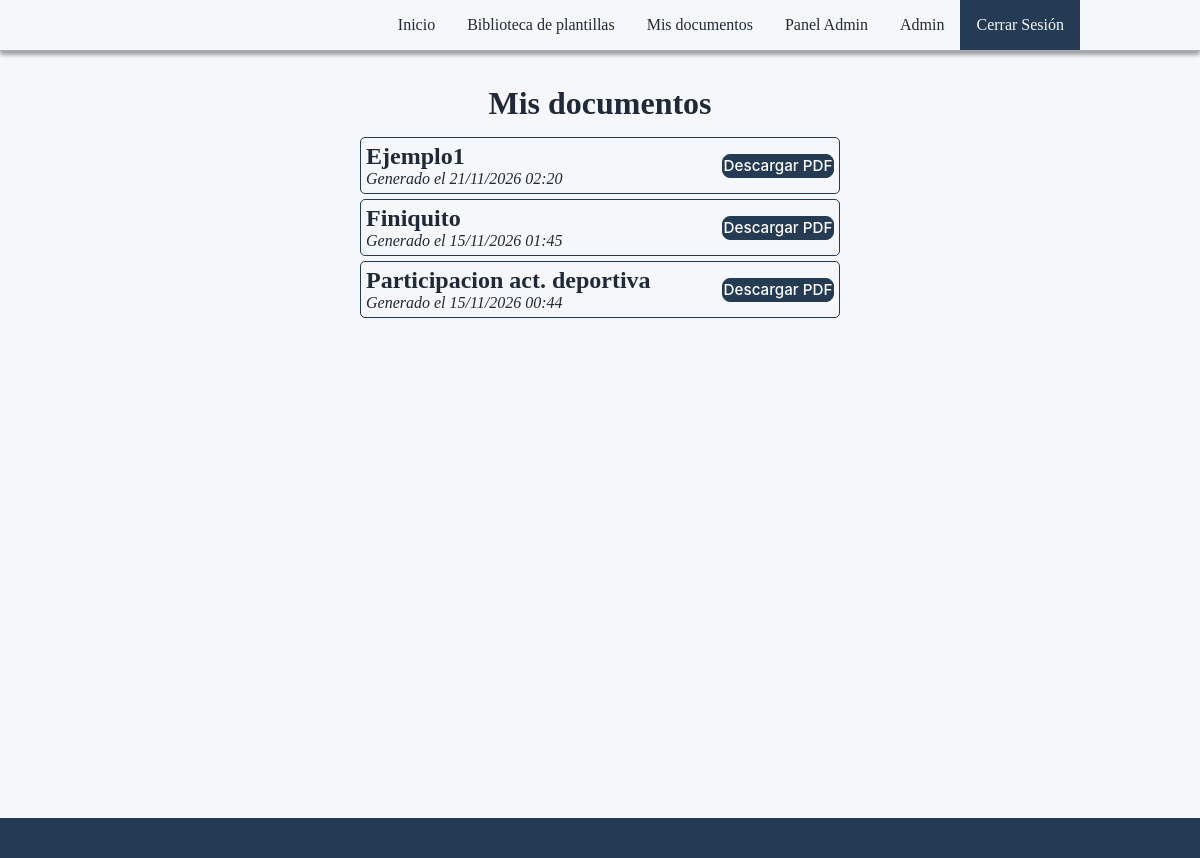
The app's page /docs/mis-documentos/ (signed in) with its own data.
### apps/documentos/models.py (models this page shows, shortened)
class Documento(models.Model):
    usuario = models.ForeignKey(
        settings.AUTH_USER_MODEL,
        on_delete=models.SET_NULL,
        null=True,
        blank=True,
        related_name='documentos_generados'
    )
    plantilla = models.ForeignKey(
        Plantilla,
        on_delete=models.PROTECT,
        related_name='documentos'
    )
    campos = models.JSONField(default=dict)
    fecha_creacion = models.DateTimeField(auto_now_add=True)

class Plantilla(models.Model):
    nombre = models.CharField(max_length=150)
    descripcion = models.TextField()
    archivo = models.FileField(upload_to='plantillas/')
    campos = models.JSONField(default=dict, null=True, blank=True)
    clausulas = models.JSONField(default=list, null=True, blank=True)
    validaciones = models.JSONField(default=list, null=True, blank=True)
    publicada = models.BooleanField(default=True)
    activa = models.BooleanField(default=True)
    version = models.PositiveIntegerField(default=1)
    plantilla_anterior = models.ForeignKey(
        'self',
        on_delete=models.PROTECT,
        null=True,
        blank=True,
        related_name='versiones'
    )
    autor = models.ForeignKey(
        settings.AUTH_USER_MODEL,
        on_delete=models.PROTECT,
        related_name='plantillas_creadas'
    )
    fecha_creacion = models.DateTimeField(auto_now_add=True)
    fecha_publicacion = models.DateTimeField(
        null=True,
        blank=True
    )
    categoria = models.ForeignKey(
        Categoria,
        on_delete=models.PROTECT,
        related_name='plantillas',
        null=True,
        blank=True
    )
    familia_id = models.UUIDField(
        default=uuid.uuid4,
        editable=False,
        db_index=True
    )

### apps/documentos/views/generacion.py (the view)
@login_required
def mis_documentos_view(request):
    documentos = request.user.documentos_generados.select_related(
        "plantilla"
    ).order_by("-fecha_creacion")
    return render(request, "../templates/mis_documentos.html", {
        "documentos": documentos
    })

### apps/documentos/templates/mis_documentos.html (shortened to what this page needs)
{% extends "base.html" %}
{%load static%}
{% block extra_css%}
<link  rel="stylesheet" href="{% static 'css/mis_documentos.css' %}">
{% endblock %}
{% block content %}
<h1 class="title">Mis documentos</h1>
{% if documentos %}
    <div class="documentos">
    {% for documento in documentos %}
        <div class="documento-container">
            <div class="left">
                <h2>{{ documento.plantilla.nombre }}</h2>
                <p class="" style="font-style: italic;">Generado el {{ documento.fecha_creacion|date:"d/m/Y H:i" }}</p>
            </div>
            <div class="right">
                <a
                    href="{% url 'documentos:descargar_documento_pdf' documento.id %}"
                    class="boton2"
                >
                    Descargar PDF
                </a>
            </div>
        </div>
    {% endfor %}
    </div>
{% else %}
    <p class="title">Aún no tienes documentos generados.</p>
{% endif %}
{% endblock %}

### static/css/base.css (style rules this page uses)
:root { --primary-color: #243B53; --background-color: #F5F7FA; --surface-color: #FFFFFF; --hover-color: #243b5362; --text-color: #1F2937; --secondary-text-color: #64748B; --primary-font-family: 'Inter', 'Arial', sans-serif; --secondary-font-family: 'Georgia', serif; --accent-color: #2563EB; --danger-btn-color: #DC2626; --success-color: #15803D; --border-color: #E2E8F0; }
html { scroll-behavior: smooth; background-color: var(--background-color); }
body, h1, h2, h3, p, ul, ol { margin: 0; padding: 0; box-sizing: border-box; color: var(--text-color); }
.boton2 { display: flex; align-items: center; justify-content: center; width: clamp(110px, 8.5vw, 300px); aspect-ratio: 15 / 3; background-color: var(--primary-color); color: #FFFFFF; border: 1px solid var(--primary-color); border-radius: 8px; font-family: var(--primary-font-family); font-size: 0.95rem; font-weight: 500; text-decoration: none; cursor: pointer; transition: background-color 0.2s ease, color 0.2s ease, box-shadow 0.2s ease, transform 0.2s ease; }
.title { margin: auto; margin-top: 15px; width: fit-content; }

### static/css/mis_documentos.css (style rules this page uses)
.documentos { width: 40%; margin: auto; margin-top: 15px; }
.documento-container { margin-top: 5px; display: flex; align-items: center; gap: 5px; border:var(--primary-color) 1px solid ; padding: 5px; border-radius: 5px; }
.documento-container .left { width: 80%; }

### records on screen
Documento: plantilla.nombre "Ejemplo1", fecha_creacion "21/11/2026 02:20"
Documento: plantilla.nombre "Finiquito", fecha_creacion "15/11/2026 01:45"
Documento: plantilla.nombre "Participacion act. deportiva", fecha_creacion "15/11/2026 00:44"
